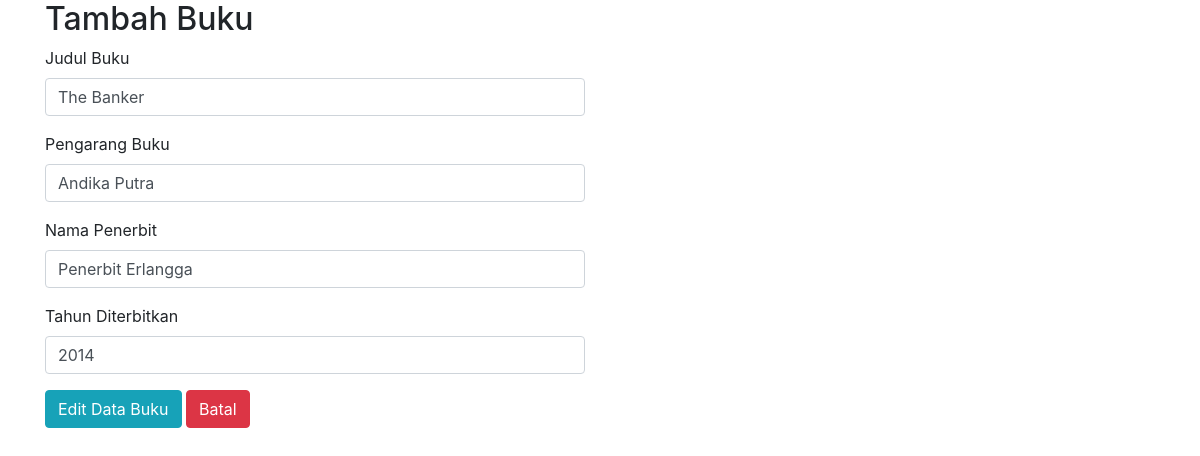
Page /edit.php?kode=2 on the committed database.
### tables this page shows
CREATE TABLE `buku` (
  `id` int(11) NOT NULL,
  `judul` varchar(55) NOT NULL,
  `pengarang` varchar(55) NOT NULL,
  `penerbit` varchar(55) NOT NULL,
  `tahun` int(11) NOT NULL
);

### edit_control.php (called while the page is built, shortened)
<?php
    if( isset($_GET['kode']) ) {
        $buku = new Library();
        $book = $buku->editBuku($_GET['kode']);
        $edit = $book->fetch(PDO::FETCH_OBJ);
    } else {
        echo "Error";
    }
?>

### library.php (called while the page is built, shortened)
<?php
 class Library {
     public function __construct() {
         $this->db = new PDO('mysql:host=localhost;dbname=bukudb', 'root', '');
     }
     public function editBuku($id) {
         $sql = "SELECT * FROM buku WHERE id = '$id' ";
         $query = $this->db->query($sql);
         return $query;
     }
 }

### edit.php (the view, shortened to what this page needs)
<?php
    require 'library.php';
    require 'edit_control.php';
?>
<!DOCTYPE html>
<html lang="en">
<head>
    <link rel="stylesheet" href="https://stackpath.bootstrapcdn.com/bootstrap/4.5.2/css/bootstrap.min.css">
</head>
<body>
    <div class="container">
        <div class="row">
            <div class="col-sm-6">
                <form action="" method="POST">
                    <h2> Tambah Buku </h2>
                    <div class="form-group">
                        <label for="judul"> Judul Buku </label>
                        <input type="text" name="judul" id="judul" class="form-control" autocomplete="off" value="<?= $edit->judul; ?>">
                    </div>
                    <div class="form-group">
                        <label for="pengarang"> Pengarang Buku </label>
                        <input type="text" name="pengarang" id="pengarang" class="form-control" autocomplete="off" value="<?= $edit->pengarang; ?>" >
                    </div>
                    <div class="form-group">
                        <label for="penerbit"> Nama Penerbit </label>
                        <input type="text" name="penerbit" id="penerbit" class="form-control" autocomplete="off" value="<?= $edit->penerbit; ?>" >
                    </div>
                    <div class="form-group">
                        <label for="tahun"> Tahun Diterbitkan </label>
                        <input type="text" name="tahun" id="tahun" class="form-control" autocomplete="off" value="<?= $edit->tahun; ?>" >
                    </div>
                    <button type="submit" value="Tambah Data" name="btn_edit" class="btn btn-info"
                        onclick="return confirm('Apakah Yakin Ingin Mengedit Data ?');">
                        Edit Data Buku
                    </button>
                    <a href="index.php" class="btn btn-danger" >Batal</a>
                </form>
            </div>
        </div>
    </div>
</body>
</html>

### rows in the picture
buku: judul "The Banker", pengarang "Andika Putra", penerbit "Penerbit Erlangga", tahun "2014"
